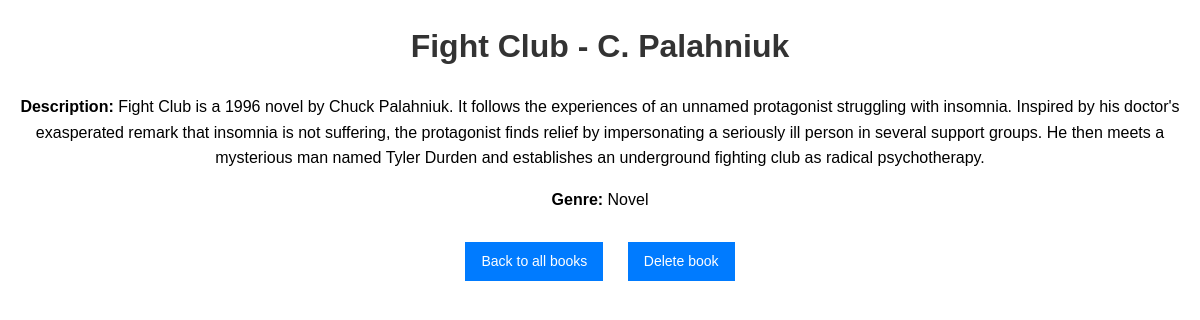
The app's page /book/33 with its own data.
### tables this page shows
CREATE TABLE books (
        id INTEGER PRIMARY KEY AUTOINCREMENT,
        title TEXT NOT NULL,
        author TEXT NOT NULL,
        description TEXT,
        genre TEXT NOT NULL
    );

### main.py (the view)
@app.route('/book/<int:book_id>')
def book_detail(book_id):
    conn = sqlite3.connect('library.db')
    cursor = conn.cursor()
    cursor.execute('SELECT * FROM books WHERE id = ?', (book_id,))
    book = cursor.fetchone()
    conn.close()
    return render_template('book_detail.html', book=book)

### templates/book_detail.html (shortened to what this page needs)
<!DOCTYPE html>
<html lang="en">
<head>
</head>
<body>
    <h1>{{ book[1] }} - {{ book[2] }}</h1>
    {% if book[3] %}
        <p><strong>Description:</strong> {{ book[3] }}</p>
    {% endif %}
    {% if book[4] %}
        <p><strong>Genre:</strong> {{ book[4] }}</p>
    {% endif %}
    <div class="button-container">
        <a href="{{ url_for('index') }}" class="button">Back to all books</a>
        <a href="{{ url_for('delete_book', book_id=book[0]) }}" class="button" onclick="return confirm('Are you sure, you want to delete this book?')">Delete book</a>
    </div>
</body>
</html>

### templates/book_detail.html (style rules this page uses)
body { font-family: Arial, sans-serif; line-height: 1.6; margin: 20px; text-align: center; }
h1 { color: #333; }
p { margin-bottom: 16px; }
strong { font-weight: bold; }
a { display: inline-block; margin: 10px; padding: 8px 16px; font-size: 14px; text-decoration: none; background-color: #007BFF; color: #fff; cursor: pointer; }
.button-container { margin-top: 20px; }

### records on screen
books: title "Fight Club", author "C. Palahniuk", description "Fight Club is a 1996 novel by Chuck Palahniuk. It follows the experiences of an unnamed protagonist struggling with insomnia. Inspired by his doctor's exasperated remark that insomnia is not suffering, the protagonist finds relief by impersonating a seriously ill person in several support groups. He then meets a mysterious man named Tyler Durden and establishes an underground fighting club as radical psychotherapy.", genre "Novel"
